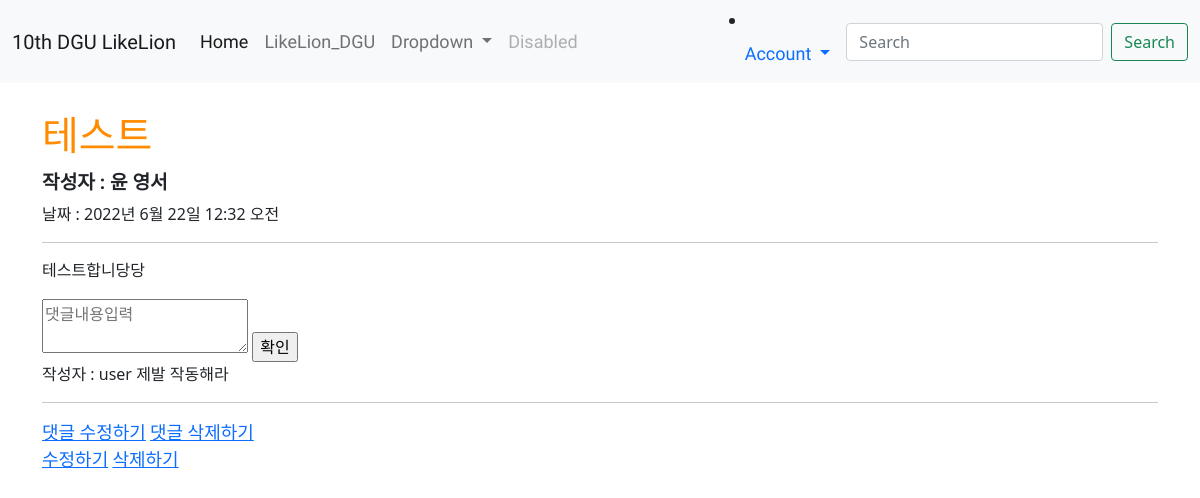
The app's page /10, older data.
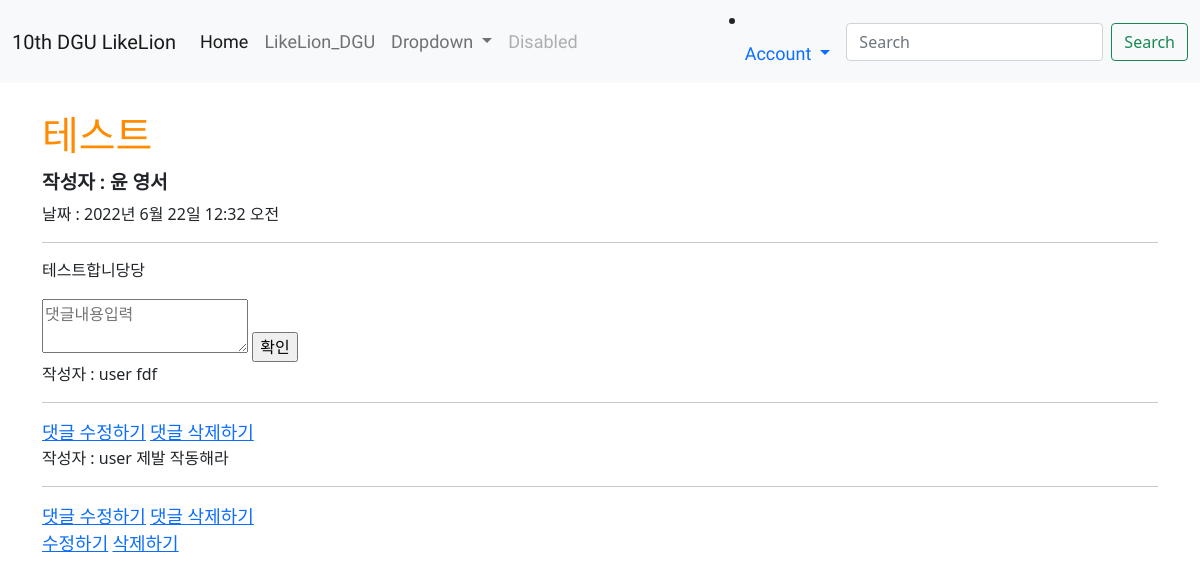
The same page, newer data.
### main/models.py (models this page shows, shortened)
class Post(models.Model):
    id = models.AutoField(primary_key=True)
    title = models.CharField(max_length=200)
    writer=models.ForeignKey(User,on_delete=models.CASCADE)
    pub_date = models.DateTimeField()
    body = models.TextField()
    image = models.ImageField(upload_to = "post/", blank=True, null=True)

class Comment(models.Model):
    content = models.TextField()
    writer = models.ForeignKey(User, on_delete=models.CASCADE)
    post = models.ForeignKey( Post ,on_delete=models.CASCADE, related_name ='comments')
    created_at = models.DateTimeField(auto_now=True)
    update_at = models.DateTimeField(auto_now=True)

### main/views.py (the view)
# urls.py: path('<str:id>',detail, name="detail"),
def detail(request, id):
    post = get_object_or_404(Post, pk = id)
    all_comments = post.comments.all().order_by('-created_at')
    return render(request, 'main/detail.html', {'post':post, 'comments':all_comments})

### main/templates/main/detail.html (shortened to what this page needs)
{% extends 'base.html' %}
{% load static %}
{% block content %}
<h1>{{post.title}}</h1>
{% if post.writer %}
    {% if 'user' in post.writer.username %}
        <h3>작성자 : {{ post.writer.last_name }} {{ post.writer.first_name }}</h3>
    {% else %}
        <h3>작성자 : {{ post.writer }}</h3>
{% endif %}
{% else %}
<h3>작성자 : 알 수 없음</h3>
{% endif %}
날짜 :  {{post.pub_date}}
<hr>
<p>{{post.body}}</p>
<div>
    <form action="{%url 'main:create_comment' post.id%}" method="POST">
        <textarea name="content" placeholder="댓글내용입력"></textarea>
        <input type="submit" value="확인">
    </form>
</div>
<div>
    {% for comment in comments %}
        <div>
        작성자 : {{comment.writer}}
        {{comment.content}}
        <br><hr>
        <a href="{% url 'main:edit_comment' comment.id %}">댓글 수정하기</a>
        <a href="{% url 'main:delete_comment' comment.id %}">댓글 삭제하기</a>
        </div>
    {% endfor %}
</div>
<a href = "{%url 'main:edit' post.id%}">수정하기</a>
<a href = "{%url 'main:delete' post.id%}">삭제하기</a>
{% endblock %}

### sns_project/templates/base.html (shortened to what this page needs)
<!DOCTYPE html>
{% load static %}
<html lang="en">
<head>
    <link href="https://cdn.jsdelivr.net/npm/bootstrap@5.1.3/dist/css/bootstrap.min.css" rel="stylesheet">
    <link rel="stylesheet" type="text/css" href="{% static 'css/project.css' %}">
</head>
<body>
    {% include 'shared/_navbar.html' %}
    <div class="container">
        {% block content %}
        {% endblock %}
    </div>
</body>
</html>

### sns_project/templates/shared/_navbar.html (shortened to what this page needs)
<nav class="navbar navbar-expand-lg navbar-light bg-light">
    <div class="container-fluid">
      <a class="navbar-brand" href="{% url 'main:showmain' %}">10th DGU LikeLion </a>
      <div class="collapse navbar-collapse" id="navbarSupportedContent">
        <ul class="navbar-nav me-auto mb-2 mb-lg-0">
          <li class="nav-item">
            <a class="nav-link active" aria-current="page" href="{% url 'main:showmain' %}">Home</a>
          </li>
          <li class="nav-item">
            <a class="nav-link" href="http://dgulion.co.kr/">LikeLion_DGU</a>
          </li>
          <li class="nav-item dropdown">
            <a class="nav-link dropdown-toggle" href="#" id="navbarDropdown" role="button" data-bs-toggle="dropdown" aria-expanded="false">
              Dropdown
            </a>
          </li>
          <li class="nav-item">
            <a class="nav-link disabled">Disabled</a>
          </li>
        </ul>
          <li class="nav-item dropdown">
            <a class="nav-link dropdown-toggle" href="#" id="navbarDropdown" role="button" data-bs-toggle="dropdown" aria-expanded="false">
             Account
            </a>
           </li>
        <form class="d-flex">
          <input class="form-control me-2" type="search" placeholder="Search" aria-label="Search">
          <button class="btn btn-outline-success" type="submit">Search</button>
        </form>
      </div>
    </div>
  </nav>

### sns_project/static/css/project.css (style rules this page uses)
h1 { color : darkorange; font-family: 'Black Han Sans', sans-serif; margin-top: 30px; margin-bottom: 10px; }
h3 { font-family: 'Nanum Gothic', sans-serif; font-size:larger; font-weight: bolder; }
p { font-family: 'Nanum Myeongjo', serif; font-size: medium; }
a { font-family: 'Nanum Gothic', sans-serif; font-size: large; }

Row changes from the older to the newer data that the page shows:
added Comment: writer "user", content "fdf"
